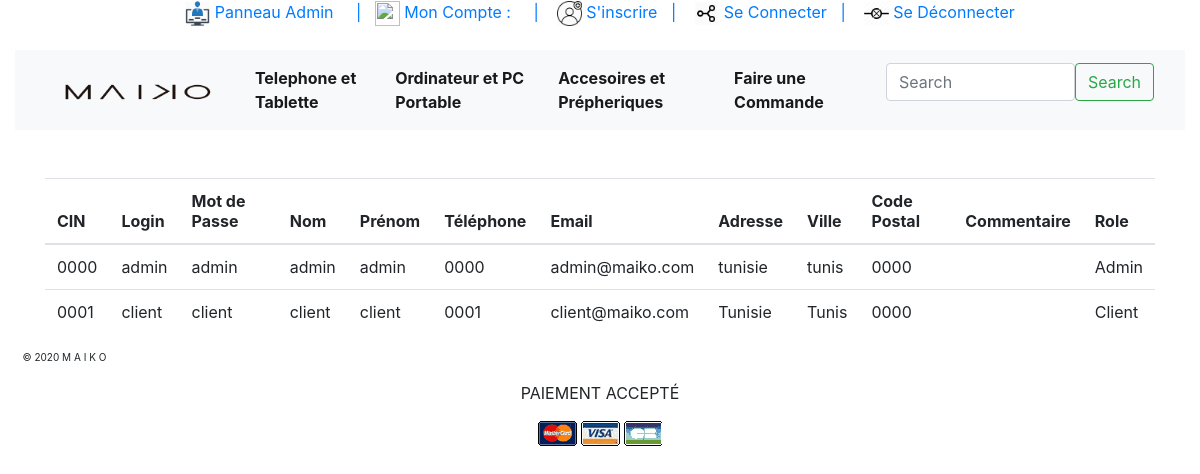
/MiniProjet/ConsulterClient.php, run on the app's committed database.
### tables this page shows
CREATE TABLE `utilisateur` (
  `CIN_user` varchar(100) NOT NULL,
  `Login` varchar(100) NOT NULL,
  `Mot_Pass` varchar(100) NOT NULL,
  `Nom` varchar(100) NOT NULL,
  `Prénom` varchar(100) NOT NULL,
  `Téléphone` varchar(100) NOT NULL,
  `Sexe` varchar(100) NOT NULL,
  `Email` varchar(100) NOT NULL,
  `Adresse` varchar(100) NOT NULL,
  `Ville` varchar(100) NOT NULL,
  `Code_Postal` varchar(100) NOT NULL,
  `Commentaire` varchar(500) NOT NULL,
  `Role` varchar(100) NOT NULL
);

### MiniProjet/ConsulterClient.php (the view, shortened to what this page needs)
<html>
    <head>
    <link rel="stylesheet" href="css/bootstrap.min.css">
     <link rel="stylesheet" href="https://stackpath.bootstrapcdn.com/bootstrap/4.3.1/css/bootstrap.min.css">
    </head>
    <body>
          <center> <a href="PanneauAdmin.php" ><img src="img/admin.png" width="25" height="25"> Panneau Admin &nbsp; &nbsp;  | </a>    &nbsp; <a href="compte.php"><img src="img/comptelogo.png" width="25" height="25"> Mon Compte <?php error_reporting(E_ERROR | E_PARSE) ; echo ": ".$_SESSION["Login"]; ?></a> &nbsp; &nbsp;  <a href="insc.php"> | &nbsp;&nbsp; <img src="img/join.png" width="25" height="25"> S'inscrire</a> &nbsp;  <a href="conec.php"> | &nbsp;&nbsp; <img src="img/connect.png" width="25" height="25"> Se Connecter</a> &nbsp;  <a href="Dec.php"> | &nbsp;&nbsp; <img src="img/disconnect.png" width="25" height="25"> Se Déconnecter</a> </center>
        <div class="container-fluid">
<br>
             <nav class="navbar navbar-expand-lg navbar-light bg-light">
  <div class="container-fluid">
    <a class="navbar-brand" href="index.php">   &nbsp;&nbsp; <img src="img/maikologo.png" width="150" height="20"></a> &nbsp;&nbsp;&nbsp;&nbsp;
          <div class="collapse navbar-collapse" id="navbarSupportedContent">
      <ul class="navbar-nav me-auto mb-2 mb-lg-0">
        <li class="nav-item">
         <a class="nav-link active" href="TelTab.php"><b>Telephone et Tablette</b></a>
        </li>
        <li class="nav-item">
          <a class="nav-link active" href="OrdiPC.php"><b>Ordinateur et PC Portable</b></a>
        </li>
             <li class="nav-item">
          <a class="nav-link active" href="AccPre.php"><b>Accesoires et Prépheriques</b></a>
        </li>
             <li class="nav-item">
          <a class="nav-link active" href="FaireCommande.php"><b>Faire une Commande</b></a>
        </li>
      </ul>&nbsp;&nbsp;&nbsp;&nbsp;&nbsp;
     <form class="d-flex">
      <input class="form-control me-2" type="search" placeholder="Search" aria-label="Search">
      <button class="btn btn-outline-success" type="submit">Search</button>
    </form>
    </div>
  </div>
</nav>
        <br><br>
        <div class="container">
    <div class="row">
      <div class="col-12">
        <table class="table">
          <thead>
            <tr>
              <th scope="col">CIN</th>
              <th scope="col">Login</th>
              <th scope="col">Mot de Passe</th>
              <th scope="col">Nom</th>
              <th scope="col">Prénom</th>
              <th scope="col">Téléphone</th>
              <th scope="col">Email</th>
              <th scope="col">Adresse</th>
              <th scope="col">Ville</th>
              <th scope="col">Code Postal</th>
              <th scope="col">Commentaire</th>
              <th scope="col">Role</th>
            </tr>
          </thead>
          <tbody>
     <?php
              $ip="127.0.0.1";
              $login="root";
              $pwd="";
              $dbname="phpminiprojet";
              $dsn="mysql:host=".$ip.";dbname=".$dbname ;
        $db= new PDO($dsn,$login,$pwd);
        $R =$db->query("SELECT * FROM `utilisateur`") ;
        $r=$R->fetchALL(PDO::FETCH_ASSOC) ;
        foreach($r as $pr){
            $A=$pr['CIN_user'];
            $B=$pr['Login'];
            $C=$pr['Mot_Pass'];
            $D=$pr['Nom'];
            $E=$pr['Prénom'];
            $F=$pr['Téléphone'];
            $H=$pr['Email'];
            $I=$pr['Adresse'];
            $J=$pr['Ville'];
            $K=$pr['Code_Postal'];
            $L=$pr['Commentaire'];
            $M=$pr['Role'];
        echo " <tr>
<td> $A </td>
<td> $B </td>
<td> $C </td>
<td> $D </td>
<td> $E </td>
<td> $F </td>
<td> $H </td>
<td> $I </td>
<td> $J </td>
<td> $K </td>
<td> $L </td>
<td> $M </td>
</tr>" ;
        }
 ?>
          </tbody>
        </table>
     </div>
    </div>
  </div>
        </div></body>
    <footer> <p style="font-size:10px">&nbsp;&nbsp;&nbsp;&nbsp;&nbsp;&nbsp;&nbsp;&nbsp;© 2020 M A I K O </p> <p align="center"> PAIEMENT ACCEPTÉ </p>
   <center> <img src="img/paymentlogo.png" align="middle"></center>
    </footer>
</html>

### data on the page
utilisateur: CIN_user "0000", Login "admin", Mot_Pass "admin", Nom "admin", Prénom "admin", Téléphone "0000", Email "admin@maiko.com", Adresse "tunisie", Ville "tunis", Code_Postal "0000", Role "Admin"
utilisateur: CIN_user "0001", Login "client", Mot_Pass "client", Nom "client", Prénom "client", Téléphone "0001", Email "client@maiko.com", Adresse "Tunisie", Ville "Tunis", Code_Postal "0000", Role "Client"
